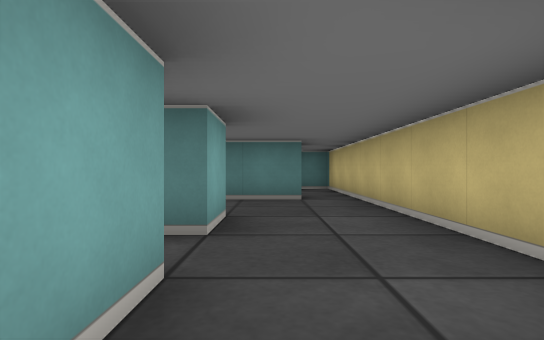
[1] (above)

17 first-person views from a walk through a cub3D ray-caster map. The camera is about half as high as the walls, looks level and sees 80° across. The floor is counted in squares. Each view is taken from the middle of a square. On the plan, view 1 faces up. The plan holds only what a view shows up to about 9 squares ahead; the rest is blank.

[2]
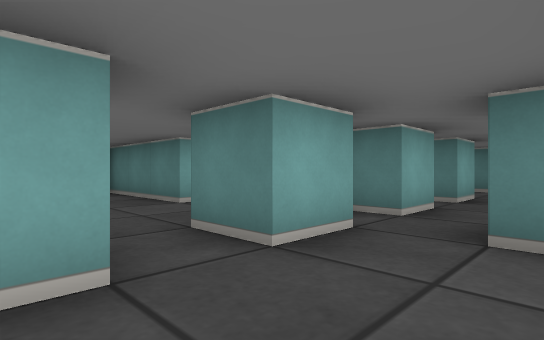

[3]
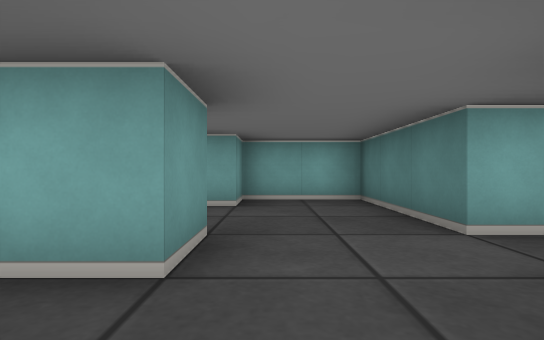

[4]
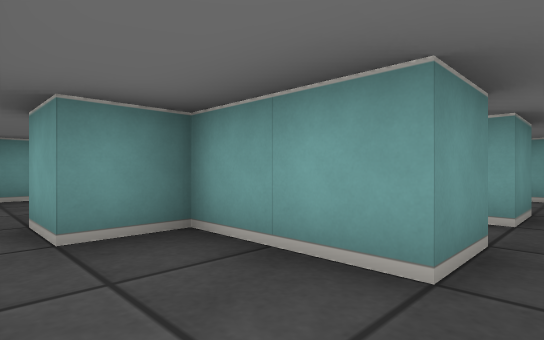

[5]
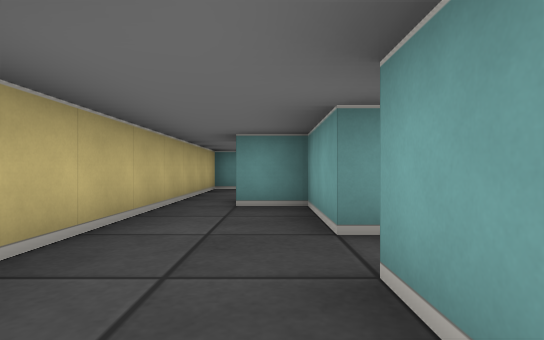

[6]
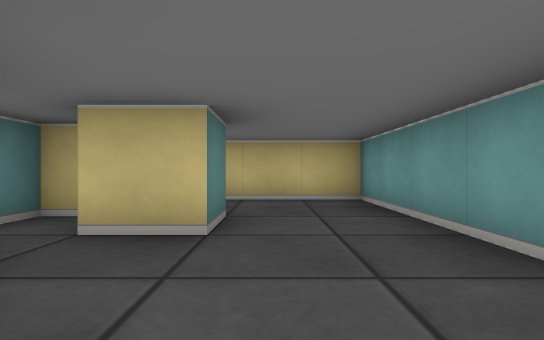

[7]
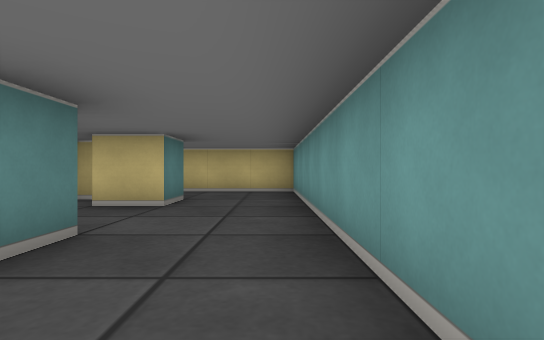

[8]
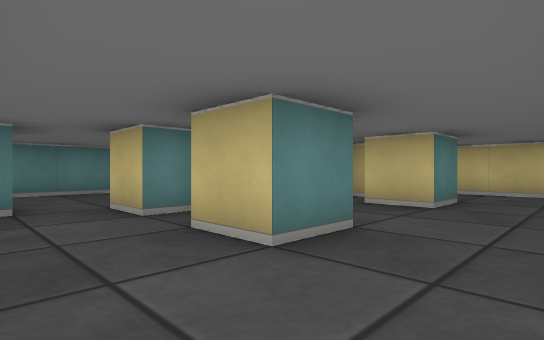

[9]
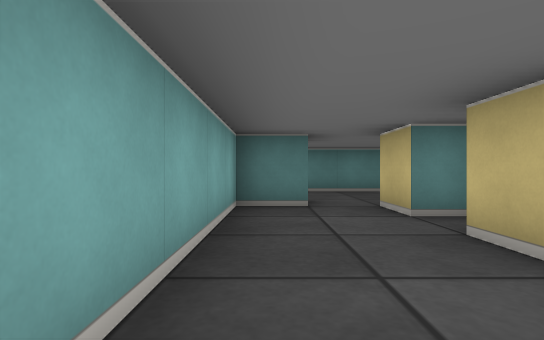

[10]
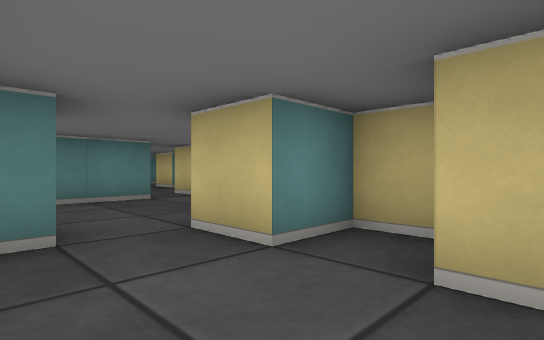

[11]
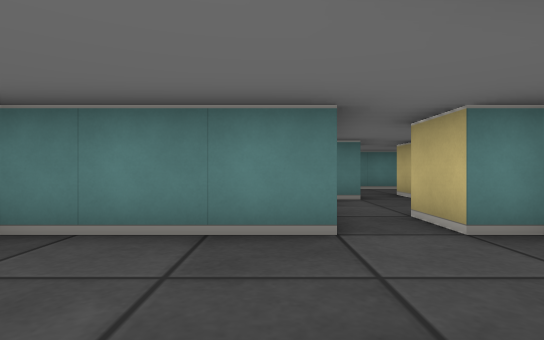

[12]
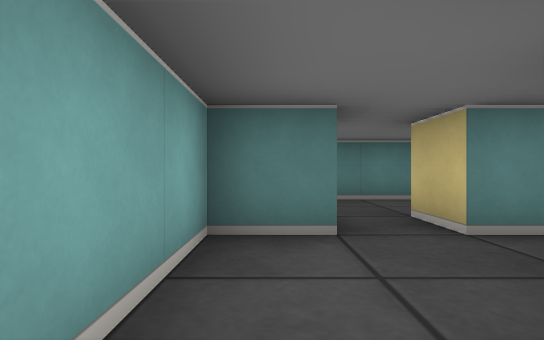

[13]
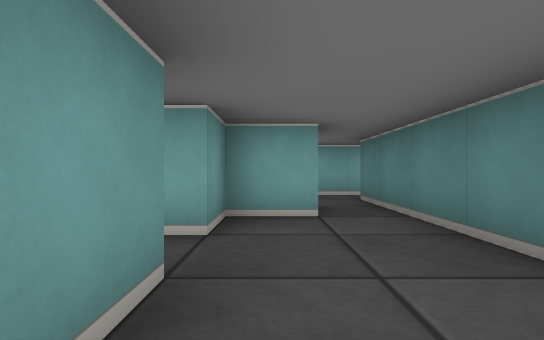

[14]
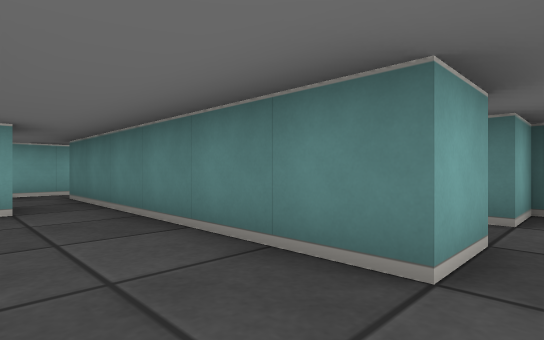

[15]
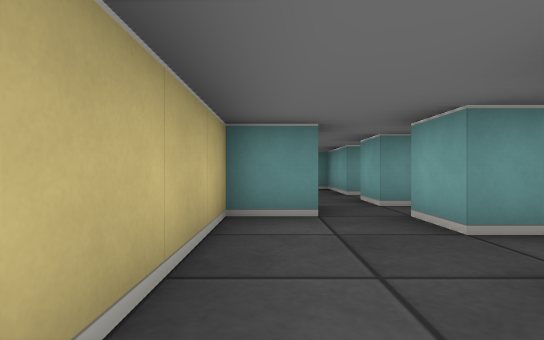

[16]
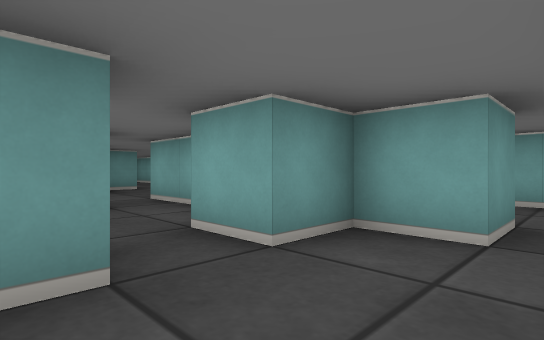

[17]
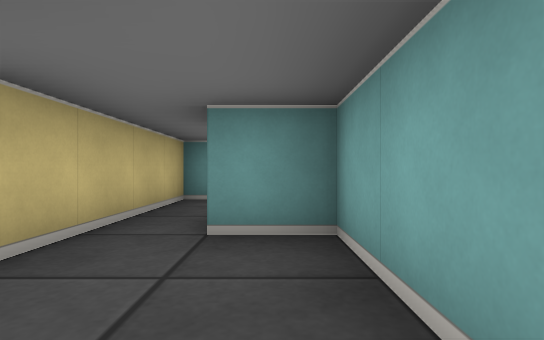

### Floor plan
Points are (right, up) in squares from view 1. A wall is a line through its corners. A room is listed if a view was taken in it or the views show most of it. See-through windows are left out.
Room 1 (views 1, 2, 4, 5)
walls: (-0.5, -2.5) (-0.5, -4.5) (0.5, -4.5) (0.5, -5.5); (-0.5, -0.5) (-0.5, -1.5); (0.5, -8.5) (1.5, -8.5) (1.5, -1.8)
ways out: opening at (-1, -2) to room 2; opening at (0, 1) to room 4; opening at (-0.5, -7.5) to room 6
Room 2 (views 3, 11, 12)
walls: (-3.5, -2.5) (-2.5, -2.5); (-4.5, -3.5) (-3.8, -3.5); (-3.5, 0.5) (-3.5, -0.5) (-6.5, -0.5) (-6.5, -2.5) (-5.5, -2.5) (-5.5, -3); (-1.5, -2.5) (-0.5, -2.5); (-1.9, -0.5) (-2.5, -0.5) (-2.5, 0.5); (-0.5, -1.5) (-1.5, -1.5)
ways out: opening at (-1, -2) to room 1; opening at (-5, -4) to room 3; opening at (-3, 0) to room 4; opening at (-2, -2) to room 6
Room 3 (views 6, 7, 8, 9, 10)
walls: (-3.5, -6.5) (-4.5, -6.5) (-4.5, -5.5); (-3.5, -5.2) (-3.5, -4.5) (-4.5, -4.5) (-4.5, -3.5); (-5.5, -8.5) (-2.5, -8.5); (-5.5, -3.5) (-6.5, -3.5) (-6.5, -7.5)
ways out: opening at (-5, -4) to room 2; opening at (-3.5, -7.5) to room 6
Room 4 (views 13, 14, 15, 16)
walls: (-1.5, 3.5) (-0.5, 3.5) (-0.5, 2.5) (-1.5, 2.5) (-1.5, 3.5); (0.5, 5.5) (-3.5, 5.5); (-1.1, 1.5) (-0.5, 1.5) (-0.5, 0.5); (-3.5, 4.5) (-3.5, 3.5) (-2.5, 3.5) (-2.5, 2.5) (-3.5, 2.5) (-3.5, 0.5); (0.4, 0.5) (1.5, 0.5) (1.5, 5.5)
ways out: opening at (0, 1) to room 1; opening at (-3, 0) to room 2; opening at (-4, 5) to room 5; opening at (1, 6)
Room 5 (view 17)
walls: (-4.5, 4.5) (-3.5, 4.5); (-3.5, 5.5) (-5.5, 5.5); (-6.5, 5.9) (-6.5, 3.5) (-5.5, 3.5)
ways out: opening at (-4, 5) to room 4; opening at (-5, 3) to room 7; opening at (-6, 6)
Room 6 (no view inside)
walls: (-0.4, -6.5) (-1.5, -6.5) (-1.5, -5.5); (-0.5, -5) (-0.5, -4.5) (-1.1, -4.5); (-2.5, -8.5) (0.5, -8.5); (-2.5, -2.5) (-2.5, -3.4)
ways out: opening at (-0.5, -7.5) to room 1; opening at (-2, -2) to room 2; opening at (-3.5, -7.5) to room 3
Room 7 (no view inside)
walls: (-5, 0.5) (-4.5, 0.5) (-4.5, 4.2)
ways out: opening at (-5, 3) to room 5

Positions as (right, up) in squares from view 1, and headings:
1: (0, 0), facing up
2: (1, -3), facing up-left
3: (-1, -2), facing left
4: (1, -2), facing down-left
5: (0, 0), facing down
6: (-4, -7), facing right
7: (-6, -8), facing right
8: (-6, -8), facing up-right
9: (-6, -8), facing up
10: (-6, -6), facing up-right
11: (-4, -3), facing up
12: (-3, 0), facing up
13: (0, 4), facing left
14: (1, 4), facing up-left
15: (1, 4), facing down
16: (-1, 5), facing down-left
17: (-6, 6), facing down
